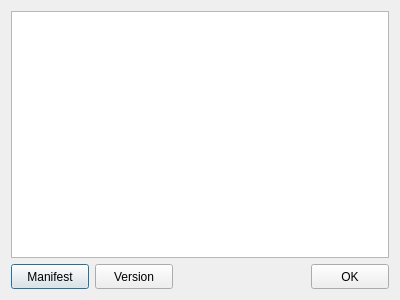
<?xml version="1.0" encoding="UTF-8"?>
<ui version="4.0">
 <class>DialogPEResource</class>
 <widget class="QDialog" name="DialogPEResource">
  <property name="windowModality">
   <enum>Qt::ApplicationModal</enum>
  </property>
  <property name="geometry">
   <rect>
    <x>0</x>
    <y>0</y>
    <width>400</width>
    <height>300</height>
   </rect>
  </property>
  <property name="windowTitle">
   <string>Resource</string>
  </property>
  <property name="modal">
   <bool>true</bool>
  </property>
  <layout class="QVBoxLayout" name="verticalLayout">
   <item>
    <widget class="QTreeWidgetX" name="treeWidgetResource">
     <property name="contextMenuPolicy">
      <enum>Qt::CustomContextMenu</enum>
     </property>
     <attribute name="headerVisible">
      <bool>false</bool>
     </attribute>
     <column>
      <property name="text">
       <string notr="true">1</string>
      </property>
     </column>
    </widget>
   </item>
   <item>
    <layout class="QHBoxLayout" name="horizontalLayout_2"/>
   </item>
   <item>
    <layout class="QHBoxLayout" name="horizontalLayout">
     <item>
      <widget class="QPushButtonX" name="pushButtonManifest">
       <property name="minimumSize">
        <size>
         <width>78</width>
         <height>25</height>
        </size>
       </property>
       <property name="maximumSize">
        <size>
         <width>78</width>
         <height>25</height>
        </size>
       </property>
       <property name="text">
        <string>Manifest</string>
       </property>
      </widget>
     </item>
     <item>
      <widget class="QPushButtonX" name="pushButtonVersion">
       <property name="minimumSize">
        <size>
         <width>78</width>
         <height>25</height>
        </size>
       </property>
       <property name="maximumSize">
        <size>
         <width>78</width>
         <height>25</height>
        </size>
       </property>
       <property name="text">
        <string>Version</string>
       </property>
      </widget>
     </item>
     <item>
      <spacer name="horizontalSpacer">
       <property name="orientation">
        <enum>Qt::Horizontal</enum>
       </property>
       <property name="sizeHint" stdset="0">
        <size>
         <width>40</width>
         <height>20</height>
        </size>
       </property>
      </spacer>
     </item>
     <item>
      <widget class="QPushButtonX" name="pushButtonOK">
       <property name="minimumSize">
        <size>
         <width>78</width>
         <height>25</height>
        </size>
       </property>
       <property name="maximumSize">
        <size>
         <width>78</width>
         <height>25</height>
        </size>
       </property>
       <property name="text">
        <string>OK</string>
       </property>
      </widget>
     </item>
    </layout>
   </item>
  </layout>
 </widget>
 <customwidgets>
  <customwidget>
   <class>QPushButtonX</class>
   <extends>QPushButton</extends>
   <header>qpushbuttonx.h</header>
  </customwidget>
  <customwidget>
   <class>QTreeWidgetX</class>
   <extends>QTreeWidget</extends>
   <header>qtreewidgetx.h</header>
  </customwidget>
 </customwidgets>
 <resources/>
 <connections/>
</ui>
